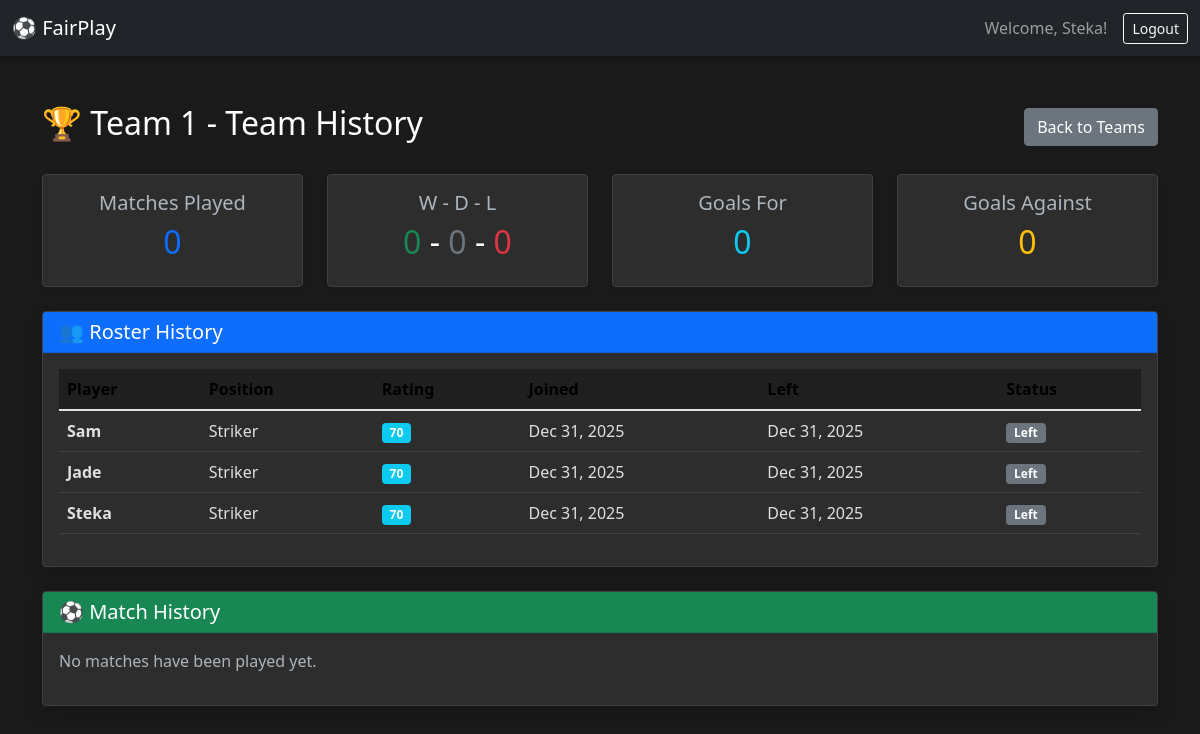
/teams/7/history/ (signed in), run on the app's committed database.
### fair_play/models.py (models this page shows, shortened)
class Team(models.Model):
    name = models.CharField(max_length=100)
    created_at = models.DateTimeField(auto_now_add=True)
    owner = models.ForeignKey(User, on_delete=models.CASCADE, related_name='teams')
    members = models.ManyToManyField(User, blank=False)
    class Meta:
        ordering = ['name']

class TeamMembership(models.Model):
    player = models.ForeignKey(Player, on_delete=models.CASCADE, related_name='memberships')
    team = models.ForeignKey(Team, on_delete=models.CASCADE, related_name='memberships')
    joined_at = models.DateTimeField(auto_now_add=True)
    left_at = models.DateTimeField(null=True, blank=True, help_text="When player left the team")
    class Meta:
        ordering = ['-joined_at']
        verbose_name_plural = 'Team Memberships'

class Player(models.Model):
    class Position(models.TextChoices):
        ST = 'Striker'
        DF = 'Defender'
        MD = 'MidFielder'
        GK = 'GoalKeeper'
    user = models.ForeignKey(User, on_delete=models.CASCADE, related_name='players')
    owner = models.ForeignKey(User, on_delete=models.CASCADE, related_name='owned_players')
    position = models.CharField(
        max_length = 10,
        choices=Position.choices
    )
    rating = models.IntegerField(
        default=70,
        validators=[MinValueValidator(50), MaxValueValidator(100)],
        help_text="Player skill rating (50-100)"
    )
    team = models.ForeignKey('Team', on_delete=models.SET_NULL, null= True, blank=True, related_name='players')
    class Meta:
        ordering = ['user__username']

### fair_play/views.py (the view, shortened to what this page needs)
# urls.py: path('teams/<int:team_id>/history/', views.team_history_view, name='team_history'),
@login_required
def team_history_view(request, team_id):
    team = get_object_or_404(Team, pk=team_id)
    if team.owner != request.user and request.user not in team.members.all():
        messages.error(request, 'You do not have access to this team.')
        return redirect('teams_display')
    matches = Match.objects.filter(
        Q(team_A=team) | Q(team_B=team)
    ).select_related('team_A', 'team_B').order_by('-played_at', '-date_created')
    memberships = TeamMembership.objects.filter(
        team=team
    ).select_related('player__user').order_by('-joined_at')
    wins = 0
    draws = 0
    losses = 0
    goals_for = 0
    goals_against = 0
    context = {
        'team': team,
        'matches': matches,
        'memberships': memberships,
        'stats': {
            'wins': wins,
            'draws': draws,
            'losses': losses,
            'goals_for': goals_for,
            'goals_against': goals_against,
            'total_matches': wins + draws + losses
        }
    }
    return render(request, 'team_history.html', context)

### fair_play/templates/team_history.html (shortened to what this page needs)
<!DOCTYPE html>
<html lang="en" data-bs-theme="dark">
<head>
    <link href="https://cdn.jsdelivr.net/npm/bootstrap@5.1.3/dist/css/bootstrap.min.css" rel="stylesheet">
</head>
<body>
    <nav class="navbar navbar-dark bg-dark">
        <div class="container-fluid">
            <a class="navbar-brand" href="{% url 'index' %}">⚽ FairPlay</a>
            <div class="d-flex align-items-center">
                {% if user.is_authenticated %}
                    <span class="navbar-text me-3">Welcome, {{ user.username }}!</span>
                    <a href="{% url 'logout' %}" class="btn btn-outline-light btn-sm">Logout</a>
                {% else %}
                    <a href="{% url 'login' %}" class="btn btn-outline-light btn-sm me-2">Login</a>
                    <a href="{% url 'register' %}" class="btn btn-light btn-sm">Register</a>
                {% endif %}
            </div>
        </div>
    </nav>
    <div class="container mt-5">
    <div class="d-flex justify-content-between align-items-center mb-4">
        <h2>🏆 {{ team.name }} - Team History</h2>
        <a href="{% url 'teams_display' %}" class="btn btn-secondary">Back to Teams</a>
    </div>
    <div class="row mb-4">
        <div class="col-md-3">
            <div class="card text-center shadow-sm">
                <div class="card-body">
                    <h5 class="text-muted">Matches Played</h5>
                    <h2 class="text-primary">{{ stats.total_matches }}</h2>
                </div>
            </div>
        </div>
        <div class="col-md-3">
            <div class="card text-center shadow-sm">
                <div class="card-body">
                    <h5 class="text-muted">W - D - L</h5>
                    <h2>
                        <span class="text-success">{{ stats.wins }}</span> -
                        <span class="text-secondary">{{ stats.draws }}</span> -
                        <span class="text-danger">{{ stats.losses }}</span>
                    </h2>
                </div>
            </div>
        </div>
        <div class="col-md-3">
            <div class="card text-center shadow-sm">
                <div class="card-body">
                    <h5 class="text-muted">Goals For</h5>
                    <h2 class="text-info">{{ stats.goals_for }}</h2>
                </div>
            </div>
        </div>
        <div class="col-md-3">
            <div class="card text-center shadow-sm">
                <div class="card-body">
                    <h5 class="text-muted">Goals Against</h5>
                    <h2 class="text-warning">{{ stats.goals_against }}</h2>
                </div>
            </div>
        </div>
    </div>
    <div class="row mb-4">
        <div class="col-md-12">
            <div class="card shadow">
                <div class="card-header bg-primary text-white">
                    <h5 class="card-title mb-0">👥 Roster History</h5>
                </div>
                <div class="card-body">
                    {% if memberships %}
                        <div class="table-responsive">
                            <table class="table table-hover">
                                <thead class="table-light">
                                    <tr>
                                        <th>Player</th>
                                        <th>Position</th>
                                        <th>Rating</th>
                                        <th>Joined</th>
                                        <th>Left</th>
                                        <th>Status</th>
                                    </tr>
                                </thead>
                                <tbody>
                                    {% for membership in memberships %}
                                        <tr>
                                            <td><strong>{{ membership.player.user.username }}</strong></td>
                                            <td>{{ membership.player.position }}</td>
                                            <td><span class="badge bg-info">{{ membership.player.rating }}</span></td>
                                            <td>{{ membership.joined_at|date:"M d, Y" }}</td>
                                            <td>
                                                {% if membership.left_at %}
                                                    {{ membership.left_at|date:"M d, Y" }}
                                                {% else %}
                                                    -
                                                {% endif %}
                                            </td>
                                            <td>
                                                {% if membership.left_at %}
                                                    <span class="badge bg-secondary">Left</span>
                                                {% else %}
                                                    <span class="badge bg-success">Active</span>
                                                {% endif %}
                                            </td>
                                        </tr>
                                    {% endfor %}
                                </tbody>
                            </table>
                        </div>
                    {% else %}
                        <p class="text-muted">No roster history available.</p>
                    {% endif %}
                </div>
            </div>
        </div>
    </div>
    <div class="row">
        <div class="col-md-12">
            <div class="card shadow">
                <div class="card-header bg-success text-white">
                    <h5 class="card-title mb-0">⚽ Match History</h5>
                </div>
                <div class="card-body">
                    {% if matches %}
                        <div class="row">
                            {% for match in matches %}
                                <div class="col-md-6 mb-3">
                                    <div class="card border">
                                        <div class="card-body">
                                            <h6 class="card-title">
                                                {% if match.team_A == team %}
                                                    <strong class="text-primary">{{ match.team_A.name }}</strong>
                                                    {% if match.score_a is not None %}
                                                        <span class="badge bg-dark">
                                                            {{ match.score_a }} - {{ match.score_b }}
                                                        </span>
                                                    {% endif %}
                                                    <strong>{{ match.team_B.name }}</strong>
                                                {% else %}
                                                    <strong>{{ match.team_A.name }}</strong>
                                                    {% if match.score_a is not None %}
                                                        <span class="badge bg-dark">
                                                            {{ match.score_a }} - {{ match.score_b }}
                                                        </span>
                                                    {% endif %}
                                                    <strong class="text-danger">{{ match.team_B.name }}</strong>
                                                {% endif %}
                                            </h6>
                                            <p class="card-text small text-muted mb-2">
                                                {% if match.played_at %}
                                                    📅 {{ match.played_at|date:"M d, Y g:i A" }}
                                                {% else %}
                                                    📅 {{ match.date_created|date:"M d, Y" }}
                                                {% endif %}
                                                {% if match.location %}
                                                    <br>📍 {{ match.location }}
                                                {% endif %}
                                            </p>
                                            {% if match.status == 'Played' %}
                                                <p class="small mb-2">
                                                    {% if match.winner == team %}
                                                        <span class="badge bg-success">🎉 Won</span>
                                                    {% elif match.winner == None %}
                                                        <span class="badge bg-secondary">🤝 Draw</span>
                                                    {% else %}
                                                        <span class="badge bg-danger">😔 Lost</span>
                                                    {% endif %}
                                                </p>
                                            {% else %}
                                                <p class="small mb-2">
                                                    <span class="badge bg-warning">⏳ Upcoming</span>
                                                </p>
                                            {% endif %}
                                            <a href="{% url 'match_detail' match.id %}" class="btn btn-sm btn-info">Details</a>
                                        </div>
                                    </div>
                                </div>
                            {% endfor %}
                        </div>
                    {% else %}
                        <p class="text-muted">No matches have been played yet.</p>
                    {% endif %}
                </div>
            </div>
        </div>
    </div>
</div>
</body>
</html>

### fair_play/templates/team_history.html (style rules this page uses)
body { background-color: #1a1a1a; color: #e0e0e0; min-height: 100vh; }
.card { background-color: #2d2d2d; border-color: #404040; box-shadow: 0 4px 6px rgba(0,0,0,0.3); }
.navbar { box-shadow: 0 2px 4px rgba(0,0,0,0.3); }
.text-muted { color: #adb5bd !important; }
.table { color: #e0e0e0; }
.table thead th { background-color: #1f1f1f; border-color: #404040; }
.table td, .table th { border-color: #404040; }
h2, h4 { color: #ffffff; }

### data on the page
Team: name "Team 1"
TeamMembership: player.user.username "Sam", player.position "Striker", player.rating "70", joined_at "Dec 31, 2025", left_at "Dec 31, 2025", shows "Left"
TeamMembership: player.user.username "Jade", player.position "Striker", player.rating "70", joined_at "Dec 31, 2025", left_at "Dec 31, 2025", shows "Left"
TeamMembership: player.user.username "Steka", player.position "Striker", player.rating "70", joined_at "Dec 31, 2025", left_at "Dec 31, 2025", shows "Left"

### other printed values
{{ user.username }} "Steka"
{{ stats.total_matches }} "0"
{{ stats.wins }} "0"
{{ stats.draws }} "0"
{{ stats.losses }} "0"
{{ stats.goals_for }} "0"
{{ stats.goals_against }} "0"
